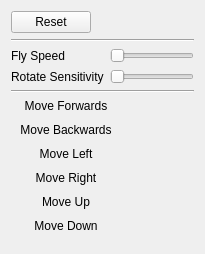
                                    <widget class="QWidget" name="tabFCControls">
                                        <attribute name="title">
                                            <string>FreeCam Controls</string>
                                        </attribute>
                                        <layout class="QVBoxLayout" name="verticalLayout_4">
                                            <item>
                                                <layout class="QHBoxLayout" name="horizontalLayout_5">
                                                    <item>
                                                        <widget class="QPushButton" name="controlsFcResetButton">
                                                            <property name="text">
                                                                <string>Reset</string>
                                                            </property>
                                                        </widget>
                                                    </item>
                                                    <item>
                                                        <spacer name="horizontalSpacer_5">
                                                            <property name="orientation">
                                                                <enum>Qt::Horizontal</enum>
                                                            </property>
                                                            <property name="sizeHint" stdset="0">
                                                                <size>
                                                                    <width>40</width>
                                                                    <height>20</height>
                                                                </size>
                                                            </property>
                                                        </spacer>
                                                    </item>
                                                </layout>
                                            </item>
                                            <item>
                                                <widget class="Line" name="line_5">
                                                    <property name="verticalSpacing">
                                                        <number>10</number>
                                                    </property>
                                                    <property name="orientation">
                                                        <enum>Qt::Horizontal</enum>
                                                    </property>
                                                </widget>
                                            </item>
                                            <item>
                                                <layout class="QFormLayout" name="formLayout_7">
                                                    <item row="0" column="0">
                                                        <widget class="QLabel" name="label_18">
                                                            <property name="text">
                                                                <string>Fly Speed</string>
                                                            </property>
                                                        </widget>
                                                    </item>
                                                    <item row="0" column="1">
                                                        <widget class="QSlider" name="flySpeedFcEdit">
                                                            <property name="minimum">
                                                                <number>10</number>
                                                            </property>
                                                            <property name="maximum">
                                                                <number>1000</number>
                                                            </property>
                                                            <property name="orientation">
                                                                <enum>Qt::Horizontal</enum>
                                                            </property>
                                                        </widget>
                                                    </item>
                                                    <item row="1" column="0">
                                                        <widget class="QLabel" name="label_60">
                                                            <property name="text">
                                                                <string>Rotate Sensitivity</string>
                                                            </property>
                                                        </widget>
                                                    </item>
                                                    <item row="1" column="1">
                                                        <widget class="QSlider" name="rotateCameraSensitivityFcEdit">
                                                            <property name="minimum">
                                                                <number>10</number>
                                                            </property>
                                                            <property name="maximum">
                                                                <number>1000</number>
                                                            </property>
                                                            <property name="orientation">
                                                                <enum>Qt::Horizontal</enum>
                                                            </property>
                                                        </widget>
                                                    </item>
                                                </layout>
                                            </item>
                                            <item>
                                                <widget class="Line" name="line_6">
                                                    <property name="verticalSpacing">
                                                        <number>10</number>
                                                    </property>
                                                    <property name="orientation">
                                                        <enum>Qt::Horizontal</enum>
                                                    </property>
                                                </widget>
                                            </item>
                                            <item>
                                                <layout class="QFormLayout" name="formLayout_8">
                                                    <property name="verticalSpacing">
                                                        <number>10</number>
                                                    </property>
                                                    <item row="0" column="0">
                                                        <widget class="QLabel" name="label_63">
                                                            <property name="minimumSize">
                                                                <size>
                                                                    <width>110</width>
                                                                    <height>0</height>
                                                                </size>
                                                            </property>
                                                            <property name="toolTip">
                                                                <string>Reacts to keyboard input.</string>
                                                            </property>
                                                            <property name="styleSheet">
                                                                <string notr="true">QLabel:hover { color: #555;}</string>
                                                            </property>
                                                            <property name="text">
                                                                <string>Move Forwards</string>
                                                            </property>
                                                            <property name="alignment">
                                                                <set>Qt::AlignCenter</set>
                                                            </property>
                                                        </widget>
                                                    </item>
                                                    <item row="0" column="1">
                                                        <widget class="SetBindWidget" name="moveCameraForwardFcBindEdit" native="true"/>
                                                    </item>
                                                    <item row="2" column="0">
                                                        <widget class="QLabel" name="label_65">
                                                            <property name="minimumSize">
                                                                <size>
                                                                    <width>110</width>
                                                                    <height>0</height>
                                                                </size>
                                                            </property>
                                                            <property name="toolTip">
                                                                <string>Reacts to keyboard input.</string>
                                                            </property>
                                                            <property name="styleSheet">
                                                                <string notr="true">QLabel:hover { color: #555;}</string>
                                                            </property>
                                                            <property name="text">
                                                                <string>Move Left</string>
                                                            </property>
                                                            <property name="alignment">
                                                                <set>Qt::AlignCenter</set>
                                                            </property>
                                                        </widget>
                                                    </item>
                                                    <item row="3" column="0">
                                                        <widget class="QLabel" name="label_66">
                                                            <property name="minimumSize">
                                                                <size>
                                                                    <width>110</width>
                                                                    <height>0</height>
                                                                </size>
                                                            </property>
                                                            <property name="toolTip">
                                                                <string>Reacts to keyboard input.</string>
                                                            </property>
                                                            <property name="styleSheet">
                                                                <string notr="true">QLabel:hover { color: #555;}</string>
                                                            </property>
                                                            <property name="text">
                                                                <string>Move Right</string>
                                                            </property>
                                                            <property name="alignment">
                                                                <set>Qt::AlignCenter</set>
                                                            </property>
                                                        </widget>
                                                    </item>
                                                    <item row="4" column="0">
                                                        <widget class="QLabel" name="label_67">
                                                            <property name="minimumSize">
                                                                <size>
                                                                    <width>110</width>
                                                                    <height>0</height>
                                                                </size>
                                                            </property>
                                                            <property name="toolTip">
                                                                <string>Reacts to keyboard input.</string>
                                                            </property>
                                                            <property name="styleSheet">
                                                                <string notr="true">QLabel:hover { color: #555;}</string>
                                                            </property>
                                                            <property name="text">
                                                                <string>Move Up</string>
                                                            </property>
                                                            <property name="alignment">
                                                                <set>Qt::AlignCenter</set>
                                                            </property>
                                                        </widget>
                                                    </item>
                                                    <item row="5" column="0">
                                                        <widget class="QLabel" name="label_68">
                                                            <property name="minimumSize">
                                                                <size>
                                                                    <width>110</width>
                                                                    <height>0</height>
                                                                </size>
                                                            </property>
                                                            <property name="toolTip">
                                                                <string>Reacts to keyboard input.</string>
                                                            </property>
                                                            <property name="styleSheet">
                                                                <string notr="true">QLabel:hover { color: #555;}</string>
                                                            </property>
                                                            <property name="text">
                                                                <string>Move Down</string>
                                                            </property>
                                                            <property name="alignment">
                                                                <set>Qt::AlignCenter</set>
                                                            </property>
                                                        </widget>
                                                    </item>
                                                    <item row="1" column="1">
                                                        <widget class="SetBindWidget" name="moveCameraBackwardFcBindEdit" native="true"/>
                                                    </item>
                                                    <item row="2" column="1">
                                                        <widget class="SetBindWidget" name="moveCameraLeftFcBindEdit" native="true"/>
                                                    </item>
                                                    <item row="3" column="1">
                                                        <widget class="SetBindWidget" name="moveCameraRightFcBindEdit" native="true"/>
                                                    </item>
                                                    <item row="4" column="1">
                                                        <widget class="SetBindWidget" name="moveCameraUpFcBindEdit" native="true"/>
                                                    </item>
                                                    <item row="5" column="1">
                                                        <widget class="SetBindWidget" name="moveCameraDownFcBindEdit" native="true"/>
                                                    </item>
                                                    <item row="6" column="1">
                                                        <widget class="SetBindWidget" name="speedBoostCameraFcBindEdit" native="true"/>
                                                    </item>
                                                    <item row="1" column="0">
                                                        <widget class="QLabel" name="label_64">
                                                            <property name="minimumSize">
                                                                <size>
                                                                    <width>110</width>
                                                                    <height>0</height>
                                                                </size>
                                                            </property>
                                                            <property name="toolTip">
                                                                <string>Reacts to keyboard input.</string>
                                                            </property>
                                                            <property name="styleSheet">
                                                                <string notr="true">QLabel:hover { color: #555;}</string>
                                                            </property>
                                                            <property name="text">
                                                                <string>Move Backwards</string>
                                                            </property>
                                                            <property name="alignment">
                                                                <set>Qt::AlignCenter</set>
                                                            </property>
                                                        </widget>
                                                    </item>
                                                </layout>
                                            </item>
                                        </layout>
                                    </widget>
